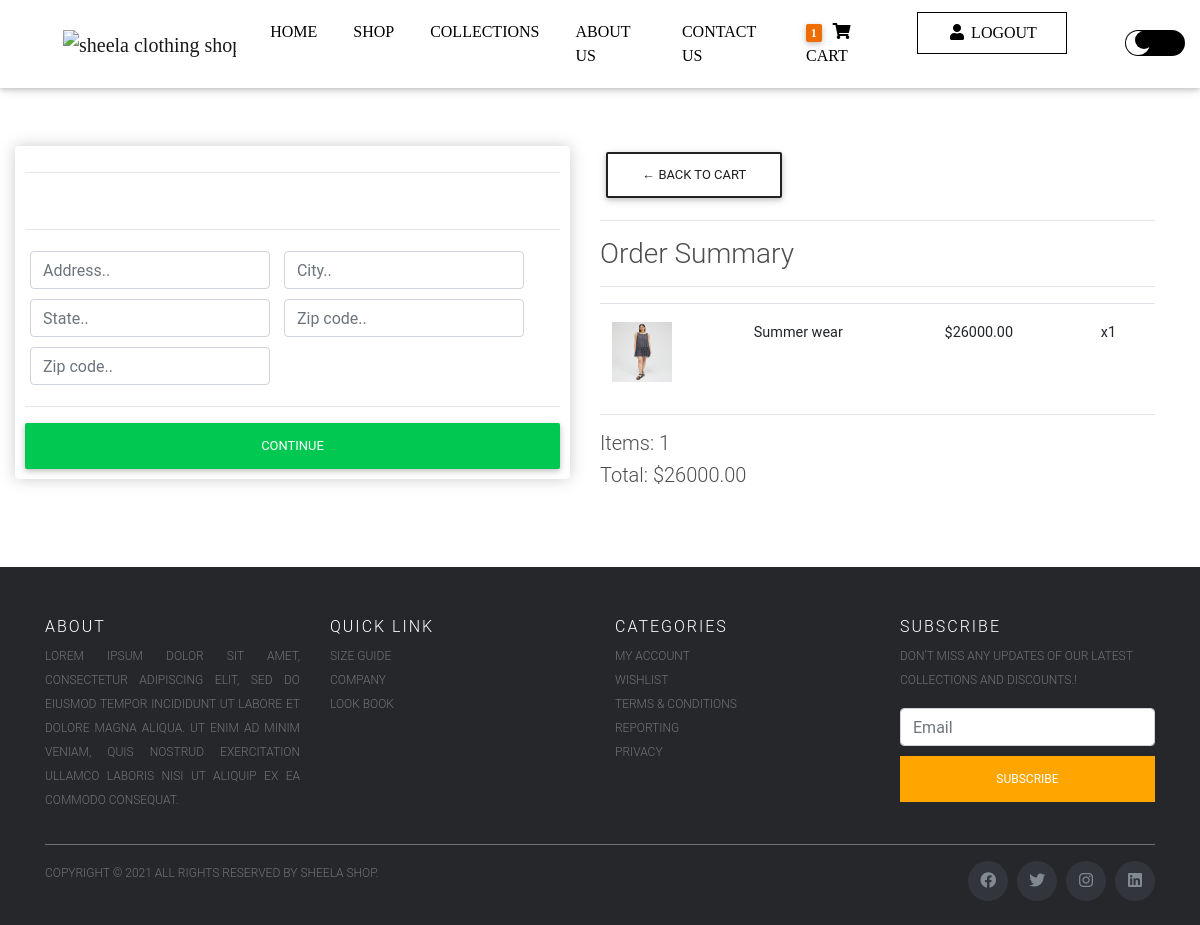
Screenshot of /checkout/ (signed in) with the database file from the repository.
### store/models.py (models this page shows, shortened)
class OrderItem(models.Model):
	product = models.ForeignKey(Product, on_delete=models.SET_NULL, null=True)
	order = models.ForeignKey(Order, on_delete=models.SET_NULL, null=True)
	quantity = models.IntegerField(default=0, null=True, blank=True)
	date_added = models.DateTimeField(auto_now_add=True)
	@property
	def get_total(self):
		total = self.product.price * self.quantity
		return total

class Product(models.Model):
	name = models.CharField(max_length=200)
	slug = models.SlugField(max_length=200, db_index=True, null=True)
	price = models.DecimalField(max_digits=7, decimal_places=2)
	digital = models.BooleanField(default=False,null=True, blank=True)
	image = models.ImageField(null=True, blank=True)
	discount_price = models.DecimalField(max_digits = 7, decimal_places=2, blank=True, null=True)
	stock = models.BooleanField(default=True)
	image1 = models.ImageField(null=True, blank=True)
	image2 = models.ImageField(null=True, blank=True)
	image3 = models.ImageField(null=True, blank=True)
	description = models.TextField(blank=True, null=True)
	short_description = models.TextField(max_length=30, blank=True, null=True)
	category = models.ForeignKey(Category, related_name='products', on_delete=models.PROTECT, null=True)

class Order(models.Model):
	customer = models.ForeignKey(Customer, on_delete=models.SET_NULL, null=True, blank=True)
	date_ordered = models.DateTimeField(auto_now_add=True)
	complete = models.BooleanField(default=False)
	transaction_id = models.CharField(max_length=100, null=True)
	@property
	def shipping(self):
		shipping = False
		orderitems = self.orderitem_set.all()
		for i in orderitems:
			if i.product.digital == False:
				shipping = True
		return shipping
	@property
	def get_cart_total(self):
		orderitems = self.orderitem_set.all()
		total = sum([item.get_total for item in orderitems])
		return total
	@property
	def get_cart_items(self):
		orderitems = self.orderitem_set.all()
		total = sum([item.quantity for item in orderitems])
		return total

### store/views.py (the view)
# urls.py: path('checkout/', views.checkout, name='checkout'),
def checkout(request):
    data = cartData(request)
    cartItems = data['cartItems']
    order = data['order']
    items = data['items']
    context = {'items':items, 'order':order, 'cartItems':cartItems}
    return render(request, 'store/checkout.html', context)

### store/utils.py (called while the page is built)
def cartData(request):
    if request.user.is_authenticated:
        customer = request.user.customer
        order, created =  Order.objects.get_or_create(customer=customer, complete=False)
        items = order.orderitem_set.all()
        cartItems = order.get_cart_items
    else:
        cookieData = cookieCart(request)
        cartItems = cookieData['cartItems']
        order = cookieData['order']
        items = cookieData['items']
    return {'cartItems':cartItems, 'order':order, 'items':items}

### store/templates/store/checkout.html (shortened to what this page needs)
{% extends 'store/base.html' %}
{% load static %}
{% block content %}
<section style='margin:4rem 0'>
    <div class="container-fluid row">
		<div class="col-lg-6">
			<div class="box-element" id="form-wrapper">
				<form id="form">
					<div id="shipping-info">
						<hr>
						<p>Shipping Information:</p>
						<hr>
						<div class="form-field">
							<input class="form-control" type="text" name="address" placeholder="Address..">
						</div>
						<div class="form-field">
							<input class="form-control" type="text" name="city" placeholder="City..">
						</div>
						<div class="form-field">
							<input class="form-control" type="text" name="state" placeholder="State..">
						</div>
						<div class="form-field">
							<input class="form-control" type="text" name="zipcode" placeholder="Zip code..">
						</div>
						<div class="form-field">
							<input class="form-control" type="text" name="country" placeholder="Zip code..">
						</div>
					</div>
					<hr>
					<input id="form-button" class="btn btn-success btn-block" type="submit" value="Continue">
				</form>
			</div>
			<br>
		</div>
		<div class="col-lg-6">
			<table class='table'>
				<a  class="btn btn-outline-dark" href="{% url 'store:cart' %}">&#x2190; Back to Cart</a>
				<hr>
				<h3>Order Summary</h3>
				<hr>
				<tbody>
				{% for item in items %}
				<tr>
					<td><img src="{% if item.product.image %}{{ item.product.image.url }}  {% else %} {% static 'img/no_image.png' %}{% endif %}"
						class="img-fluid" style='width:60px;height:60px;' alt="sheela"></td>
					<td><strong>{{item.product.name}}</strong></td>
					<td><strong>${{item.product.price|floatformat:2}}</strong></td>
					<td><strong>x{{item.quantity}}</strong></td>
				</tr>
				{% endfor %}
				</tbody>
			</table>
				<hr>
				<h5>Items:   {{order.get_cart_items}}</h5>
				<h5>Total:   ${{order.get_cart_total|floatformat:2}}</h5>
		</div>
	</div>
</section>
{% endblock content %}

### store/static/store/css/base.css (style rules this page uses)
body { background-color: hsl(0, 0%, 98%); }
h1,h2,h3,h4,h5,h6 { color:hsl(0, 0%, 30%); }
.box-element { box-shadow:hsl(0, 0%, 80%) 0 0 16px; background-color: #fff; border-radius: 4px; padding: 10px; }
.col-lg-4, .col-lg-6, .col-lg-8, .col-lg-12 { margin-top: 10px; }
.btn { border-radius: 0; }
.form-field { width:250px; display: inline-block; padding: 5px; }
* { scroll-behavior: smooth; }
:root { --bg-color:white; --font-color: #fff; --heading-color: grey; --bg:url('../img/aicodings40.webp'); --hr-color: cyan; --button-color: #ff5e14; --strong-color: white; --p-color: rgb(196, 196, 196); --font-weight: 400; --button-color1: teal; --button-color2:black; --button-color3:#011424; --card-color: #010e1b; --fa-button: cyan; --fa-nav-color:white; --tag-color: black; }
html, body, header, .carousel { height: 100vh; }
@media (min-width: 800px) { html, body, header, .carousel { height: 100vh; } }
:root { --src: url(https://images.unsplash.com/photo-1554620121-59e7f3f6e3a4?ixlib=rb-1.2.1&q=80&fm=jpg&crop=entropy); --size: 60vmin; --space: 8vmin; --duration: 300ms; --ease-out: cubic-bezier(0.25, 1, 0.5, 1); --bounce-out: cubic-bezier(0.34, 1.56, 0.64, 1); }
body { margin: 0 auto; font-family: "Sura", sans-serif; color: white; background-color: var(--bg-color); }
.btn-block { margin:10px 0;background-color:orange;color:white;padding:10px 15px;border:1px solid orange; }

### rows the page displays
OrderItem: product.image (picture), product.name "Summer wear", product.price "26000.00", quantity "1"
Order: get_cart_items "1", get_cart_total "26000.00"

### other values shown
{{ cartItems }} "1"
